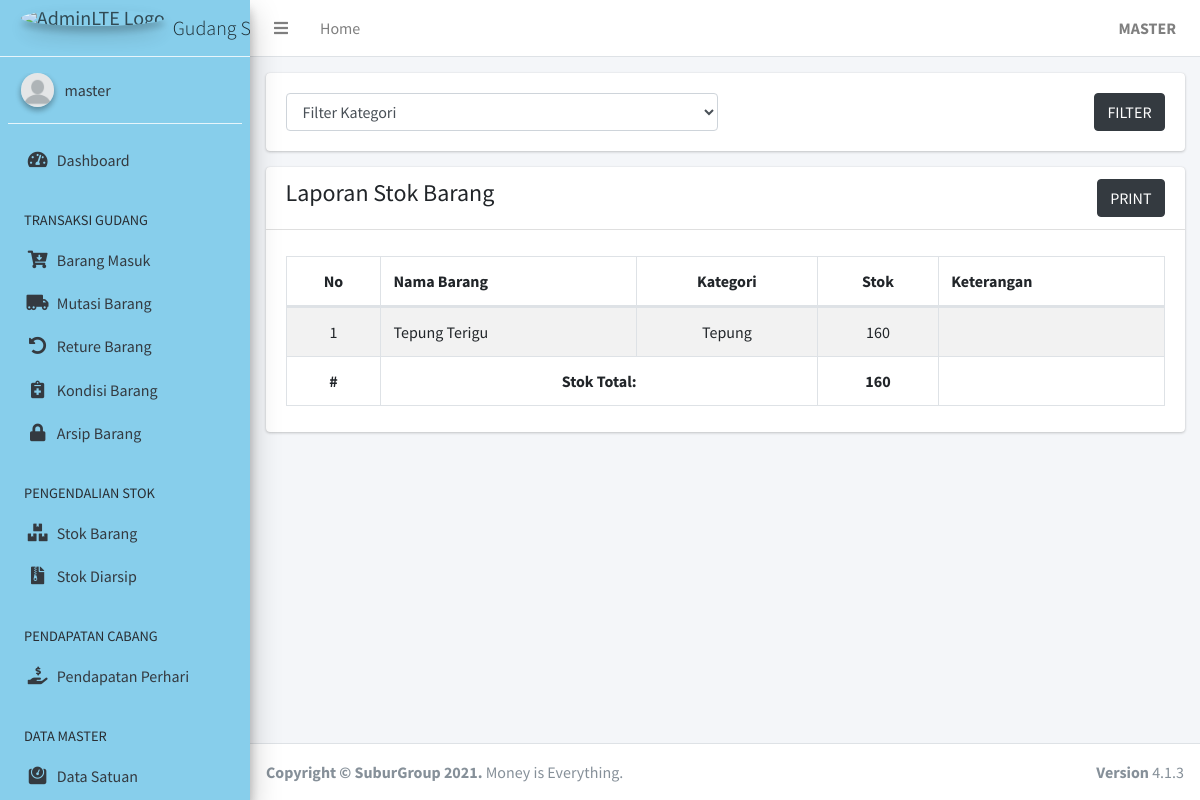
Page /lap_stok_barang.php (signed in) on the committed database.
### tables this page shows
CREATE TABLE `stok_barang` (
  `id` int(6) NOT NULL,
  `id_barang` int(6) DEFAULT NULL,
  `stok_fisik` int(3) DEFAULT NULL,
  `keterangan` text
);

CREATE TABLE `barang` (
  `id` int(6) NOT NULL,
  `id_kategori` int(11) DEFAULT NULL,
  `nama_barang` varchar(100) DEFAULT NULL,
  `harga` double DEFAULT NULL,
  `stok` int(3) DEFAULT NULL,
  `keterangan` text
);

CREATE TABLE `kategori` (
  `id` int(11) NOT NULL,
  `nama_kategori` varchar(100) DEFAULT NULL,
  `satuan` varchar(50) DEFAULT NULL,
  `jumlah` int(3) DEFAULT NULL,
  `keterangan` text
);

### lap_stok_barang.php (the view, shortened to what this page needs)
<?php
require_once "layouts/header.php";
require_once "app/koneksi.php";
$query = "SELECT stok_barang.id, stok_barang.stok_fisik, stok_barang.keterangan, barang.id as id_barang, barang.nama_barang, barang.stok, kategori.nama_kategori FROM stok_barang RIGHT JOIN barang ON stok_barang.id_barang = barang.id LEFT JOIN kategori ON barang.id_kategori = kategori.id";
$kategori = @$_POST['kategori'] or "";
?>
<div class="row">
  <div class="col-12">
    <form action="" method="POST" class="card">
      <div class="card-body row">
        <div class="col-md-6">
          <select name="kategori" id="kategori" class="form-control">
            <option value="">Filter Kategori</option>
          </select>
        </div>
        <div class="col-md-6 text-right">
          <input type="submit" name="filter" value="FILTER" class="btn btn-primary">
        </div>
      </div>
    </form>
  </div>
</div>
<div class="row">
  <div class="col-12">
    <div class="card">
      <div class="card-header">
        <div class="row">
          <div class="col-md-6">
            <h4>Laporan Stok Barang</h4>
          </div>
          <div class="col-md-6 text-right">
            <a href="laporan/cetak_stok_barang.php?kategori=<?= $kategori ?>" class="btn btn-primary" target="_blank">PRINT</a>
          </div>
        </div>
      </div>
      <div class="card-body">
        <table id="datatable" class="table table-bordered table-striped">
          <thead>
            <tr>
              <th class="text-center">No</th>
              <th>Nama Barang</th>
              <th class="text-center">Kategori</th>
              <th class="text-center">Stok</th>
              <th>Keterangan</th>
            </tr>
          </thead>
          <tbody>
            <?php
            $no = 1;
            $stok_barang = $conn->query($query);
            $total = 0;
            while ($data = $stok_barang->fetch_assoc()) :
            ?>
              <tr>
                <td class="text-center"><?= $no; ?></td>
                <td><?= $data['nama_barang'] ?></td>
                <td class="text-center"><?= $data['nama_kategori'] ?></td>
                <td class="text-center"><?= $data['stok'] ?></td>
                <td><?= $data['keterangan'] ?></td>
              </tr>
              <?php $no++; ?>
              <?php $total += $data['stok'] ?>
            <?php endwhile; ?>
            <tr>
              <th class="text-center">#</th>
              <th class="text-center" colspan="2">Stok Total:</th>
              <th class="text-center"><?= $total ?></th>
              <th></th>
            </tr>
          </tbody>
        </table>
      </div>
    </div>
  </div>
</div>
<?php require_once "layouts/footer.php" ?>

### assets/css/style.css (style rules this page uses)
.btn-primary { background-color: #343a40; border-color: #343a40; }
.table tr td { vertical-align: middle; }

### rows in the picture
stok_barang: id_barang.nama_barang "Tepung Terigu", kategori.nama_kategori "Tepung", id_barang.stok "160"

### other values in the picture
$user['nama'] "MASTER"
$user['username'] "master"
$total "160"
